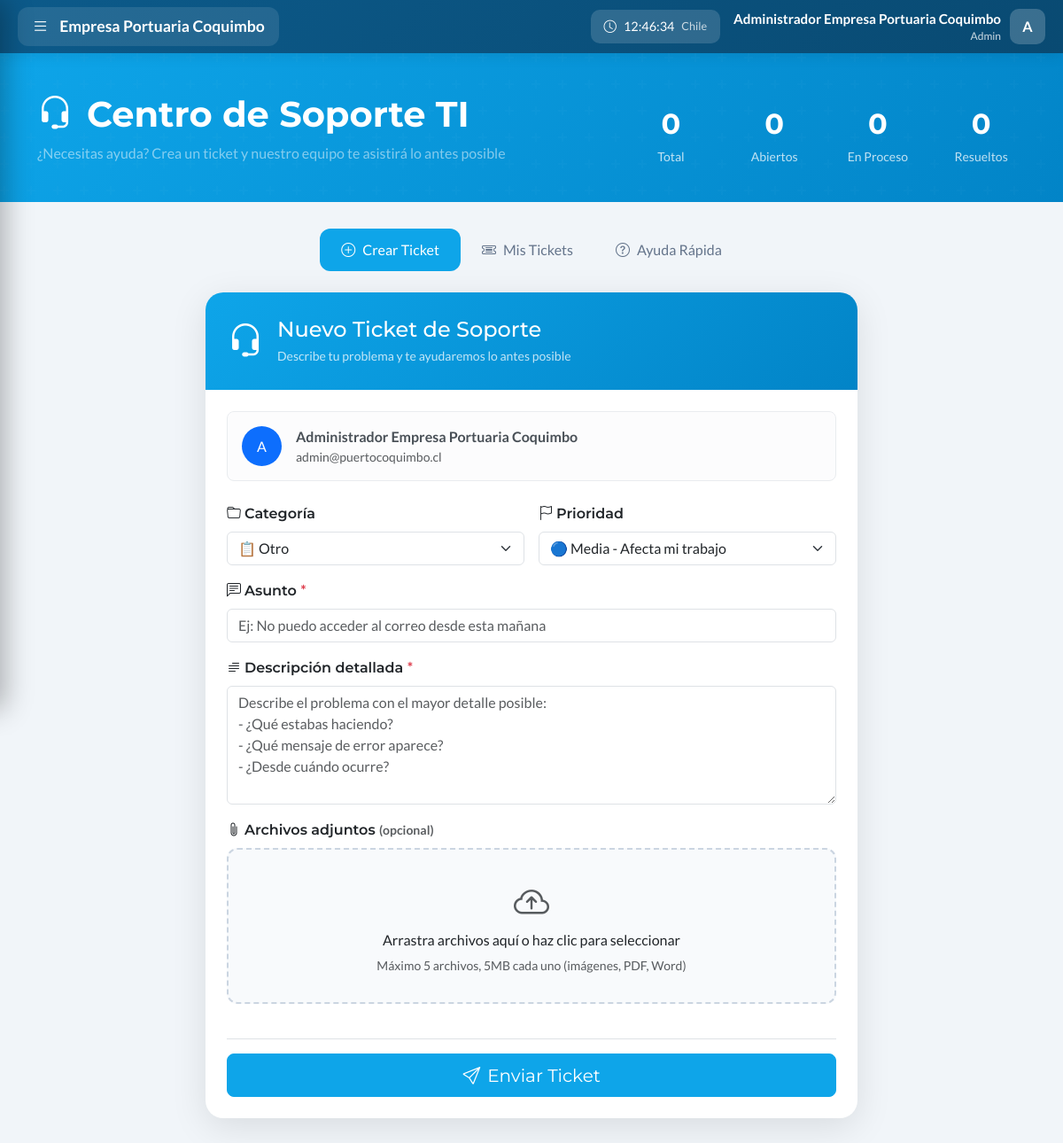
The app's page /intranet_soporte.php (signed in) with its own data.
### tables this page shows
CREATE TABLE IF NOT EXISTS users (
    id INT AUTO_INCREMENT PRIMARY KEY,
    name VARCHAR(100) NOT NULL,
    username VARCHAR(50) NOT NULL UNIQUE,
    email VARCHAR(150) NOT NULL UNIQUE,
    password VARCHAR(255) NOT NULL,
    role ENUM('admin', 'soporte', 'social', 'denuncia', 'user') NOT NULL DEFAULT 'user',
    is_active TINYINT(1) DEFAULT 1,
    last_login TIMESTAMP NULL,
    login_attempts INT DEFAULT 0,
    locked_until TIMESTAMP NULL,
    birthday DATE DEFAULT NULL,
    phone VARCHAR(20) DEFAULT NULL,
    department VARCHAR(100) DEFAULT NULL,
    position VARCHAR(100) DEFAULT NULL,
    avatar VARCHAR(255) DEFAULT NULL,
    bio TEXT DEFAULT NULL,
    created_at TIMESTAMP DEFAULT CURRENT_TIMESTAMP,
    updated_at TIMESTAMP DEFAULT CURRENT_TIMESTAMP ON UPDATE CURRENT_TIMESTAMP,
    INDEX idx_username (username),
    INDEX idx_email (email),
    INDEX idx_role (role)
);

### includes/autenticacion.php (called while the page is built, shortened)
<?php
function isLoggedIn() {
    return isset($_SESSION['logged_in']) && $_SESSION['logged_in'] === true;
}
function getCurrentUser() {
    global $pdo;
    $stmt = $pdo->prepare('SELECT id, name, username, email, role FROM users WHERE id = ?');
    $stmt->execute([$_SESSION['user_id']]);
    return $stmt->fetch();
}
?>

### public/intranet_soporte.php (the view, shortened to what this page needs)
<?php
require_once '../includes/bootstrap.php';
$user = getCurrentUser();
$activeTab = $_GET['tab'] ?? 'crear';
$stmt = $pdo->prepare('
    SELECT t.*,
           (SELECT COUNT(*) FROM ticket_comments WHERE ticket_id = t.id) as comment_count
    FROM tickets t
    WHERE t.user_id = ?
    ORDER BY t.created_at DESC
');
$stmt->execute([$user['id']]);
$myTickets = $stmt->fetchAll();
$ticketStats = [
    'total' => count($myTickets),
    'abiertos' => 0,
    'en_progreso' => 0,
    'resueltos' => 0
];
?>
<!DOCTYPE html>
<html lang="es">
<head>
    <link href="https://cdn.jsdelivr.net/npm/bootstrap@5.3.2/dist/css/bootstrap.min.css" rel="stylesheet">
    <link href="https://cdn.jsdelivr.net/npm/bootstrap-icons@1.11.1/font/bootstrap-icons.css" rel="stylesheet">
    <link href="css/intranet.css" rel="stylesheet">
</head>
<body class="has-sidebar">
    <?php include '../includes/barra_lateral.php'; ?>
    <div class="support-hero">
        <div class="container position-relative">
            <div class="row align-items-center">
                <div class="col-lg-7">
                    <h1 class="text-white fw-bold mb-2">
                        <i class="bi bi-headset me-3"></i>Centro de Soporte TI
                    </h1>
                    <p class="text-white-50 mb-0">
                        ¿Necesitas ayuda? Crea un ticket y nuestro equipo te asistirá lo antes posible
                    </p>
                </div>
                <div class="col-lg-5">
                    <div class="row g-3 mt-3 mt-lg-0">
                        <div class="col-6 col-md-3">
                            <div class="text-center text-white">
                                <div class="fs-2 fw-bold"><?= $ticketStats['total'] ?></div>
                                <small class="opacity-75">Total</small>
                            </div>
                        </div>
                        <div class="col-6 col-md-3">
                            <div class="text-center text-white">
                                <div class="fs-2 fw-bold"><?= $ticketStats['abiertos'] ?></div>
                                <small class="opacity-75">Abiertos</small>
                            </div>
                        </div>
                        <div class="col-6 col-md-3">
                            <div class="text-center text-white">
                                <div class="fs-2 fw-bold"><?= $ticketStats['en_progreso'] ?></div>
                                <small class="opacity-75">En Proceso</small>
                            </div>
                        </div>
                        <div class="col-6 col-md-3">
                            <div class="text-center text-white">
                                <div class="fs-2 fw-bold"><?= $ticketStats['resueltos'] ?></div>
                                <small class="opacity-75">Resueltos</small>
                            </div>
                        </div>
                    </div>
                </div>
            </div>
        </div>
    </div>
    <div class="container pb-5">
        <ul class="nav nav-pills mb-4 justify-content-center" id="supportTabs">
            <li class="nav-item">
                <a class="nav-link <?= $activeTab === 'crear' ? 'active' : '' ?>" data-bs-toggle="pill" href="#tab-crear">
                    <i class="bi bi-plus-circle me-2"></i>Crear Ticket
                </a>
            </li>
            <li class="nav-item">
                <a class="nav-link <?= $activeTab === 'mis-tickets' ? 'active' : '' ?>" data-bs-toggle="pill" href="#tab-tickets">
                    <i class="bi bi-ticket-detailed me-2"></i>Mis Tickets
                </a>
            </li>
            <li class="nav-item">
                <a class="nav-link" data-bs-toggle="pill" href="#tab-faq">
                    <i class="bi bi-question-circle me-2"></i>Ayuda Rápida
                </a>
            </li>
        </ul>
        <div class="tab-content">
            <div class="tab-pane fade <?= $activeTab === 'crear' ? 'show active' : '' ?>" id="tab-crear">
                <div class="row justify-content-center">
                    <div class="col-lg-8">
                        <div class="form-card">
                            <div class="form-header">
                                <div class="d-flex align-items-center">
                                    <div class="me-3">
                                        <i class="bi bi-headset" style="font-size: 2.5rem;"></i>
                                    </div>
                                    <div>
                                        <h4 class="mb-1">Nuevo Ticket de Soporte</h4>
                                        <p class="mb-0 opacity-75 small">Describe tu problema y te ayudaremos lo antes posible</p>
                                    </div>
                                </div>
                            </div>
                            <form method="POST" enctype="multipart/form-data" class="p-4">
                                <div class="alert alert-light rounded-3 mb-4">
                                    <div class="d-flex align-items-center">
                                        <div class="me-3">
                                            <div class="bg-primary text-white rounded-circle d-flex align-items-center justify-content-center" style="width: 45px; height: 45px;">
                                                <?= strtoupper(substr($user['name'], 0, 1)) ?>
                                            </div>
                                        </div>
                                        <div>
                                            <strong><?= htmlspecialchars($user['name']) ?></strong>
                                            <div class="small text-muted"><?= htmlspecialchars($user['email']) ?></div>
                                        </div>
                                    </div>
                                </div>
                                <div class="row g-3">
                                    <div class="col-md-6">
                                        <label class="form-label fw-semibold">
                                            <i class="bi bi-folder me-1"></i>Categoría
                                        </label>
                                        <select name="category" class="form-select" required>
                                            <option value="otro" selected>📋 Otro</option>
                                        </select>
                                    </div>
                                    <div class="col-md-6">
                                        <label class="form-label fw-semibold">
                                            <i class="bi bi-flag me-1"></i>Prioridad
                                        </label>
                                        <select name="priority" class="form-select" required>
                                            <option value="media" selected>🔵 Media - Afecta mi trabajo</option>
                                        </select>
                                    </div>
                                    <div class="col-12">
                                        <label class="form-label fw-semibold">
                                            <i class="bi bi-chat-left-text me-1"></i>Asunto <span class="text-danger">*</span>
                                        </label>
                                        <input type="text" name="title" class="form-control" required
                                               placeholder="Ej: No puedo acceder al correo desde esta mañana">
                                    </div>
                                    <div class="col-12">
                                        <label class="form-label fw-semibold">
                                            <i class="bi bi-text-paragraph me-1"></i>Descripción detallada <span class="text-danger">*</span>
                                        </label>
                                        <textarea name="description" class="form-control" rows="5" required
                                                  placeholder="Describe el problema con el mayor detalle posible:&#10;- ¿Qué estabas haciendo?&#10;- ¿Qué mensaje de error aparece?&#10;- ¿Desde cuándo ocurre?"></textarea>
                                    </div>
                                    <div class="col-12">
                                        <label class="form-label fw-semibold">
                                            <i class="bi bi-paperclip me-1"></i>Archivos adjuntos <small class="text-muted">(opcional)</small>
                                        </label>
                                        <div class="file-upload-area" onclick="document.getElementById('fileInput').click()">
                                            <i class="bi bi-cloud-arrow-up fs-1 text-muted"></i>
                                            <p class="mb-1">Arrastra archivos aquí o haz clic para seleccionar</p>
                                            <small class="text-muted">Máximo 5 archivos, 5MB cada uno (imágenes, PDF, Word)</small>
                                        </div>
                                    </div>
                                </div>
                                <div class="mt-4 pt-3 border-top">
                                    <button type="submit" class="btn btn-primary btn-lg w-100">
                                        <i class="bi bi-send me-2"></i>Enviar Ticket
                                    </button>
                                </div>
                            </form>
                        </div>
                    </div>
                </div>
            </div>
        </div>
    </div>
</body>
</html>

### includes/barra_lateral.php (shortened to what this page needs)
<div class="epco-topbar">
    <button class="epco-logo-btn" id="sidebarToggle" onclick="toggleSidebar()">
        <i class="bi bi-list menu-icon"></i>
        <span class="logo-text">Empresa Portuaria Coquimbo</span>
    </button>
    <div class="topbar-right">
        <div class="topbar-clock d-none d-md-flex">
            <i class="bi bi-clock"></i>
            <span id="chileTime">--:--:--</span>
            <small class="opacity-75">Chile</small>
        </div>
        <div class="topbar-user">
            <div class="topbar-user-info d-none d-md-block">
                <div class="topbar-user-name"><?= htmlspecialchars($user['name']) ?></div>
                <div class="topbar-user-role"><?= ucfirst($user['role']) ?></div>
            </div>
            <div class="dropdown">
                <div class="topbar-avatar" role="button" data-bs-toggle="dropdown">
                    <?= strtoupper(substr($user['name'], 0, 1)) ?>
                </div>
            </div>
        </div>
    </div>
</div>

### public/css/intranet.css (style rules this page uses)
:root { --primary: #0ea5e9; --primary-light: #0284c7; --primary-lighter: #2d4a6f; --accent: #3b82f6; --success: #10b981; --warning: #f59e0b; --danger: #ef4444; --gray-50: #f8fafc; --gray-100: #f1f5f9; --gray-200: #e2e8f0; --gray-300: #cbd5e1; --gray-400: #94a3b8; --gray-500: #64748b; --gray-600: #475569; --gray-700: #334155; --gray-800: #1e293b; --gray-900: #0f172a; }
* { font-family: 'Lato', sans-serif; }
h1, h2, h3, h4, h5, h6, .fw-bold, .fw-semibold, .navbar-brand, .btn, .badge { font-family: 'Montserrat', sans-serif; }
html { overflow-y: scroll; }
body { background: var(--gray-100); min-height: 100vh; }
.btn-primary { background: var(--primary); border-color: var(--primary); }

### public/intranet_soporte.php (style rules this page uses)
.support-hero { background: linear-gradient(135deg, #0ea5e9, #0284c7); padding: 40px 0; margin-bottom: 30px; position: relative; overflow: hidden; }
.support-hero::before { content: ''; position: absolute; top: 0; left: 0; right: 0; bottom: 0; opacity: 0.5; }
.form-card { background: white; border-radius: 20px; box-shadow: 0 10px 40px rgba(0,0,0,0.1); overflow: hidden; }
.form-header { background: linear-gradient(135deg, #0ea5e9, #0284c7); padding: 25px; color: white; }
.nav-pills .nav-link { color: #64748b; font-weight: 500; padding: 12px 24px; border-radius: 12px; transition: all 0.3s; }
.nav-pills .nav-link.active { background: #0ea5e9; color: white; }
.file-upload-area { border: 2px dashed #cbd5e1; border-radius: 12px; padding: 30px; text-align: center; background: #f8fafc; transition: all 0.3s; cursor: pointer; }

### includes/barra_lateral.php (style rules this page uses)
.epco-topbar { position: fixed; top: 0; left: 0; right: 0; height: 60px; background: linear-gradient(135deg, #0c5a8a 0%, #094a72 100%); z-index: 1001; display: flex; align-items: center; justify-content: space-between; padding: 0 20px; box-shadow: 0 2px 15px rgba(0,0,0,0.1); }
.epco-logo-btn { display: flex; align-items: center; gap: 12px; background: rgba(255,255,255,0.1); border: none; padding: 8px 16px; border-radius: 12px; cursor: pointer; transition: all 0.3s ease; color: white; }
.epco-logo-btn .logo-text { font-size: 1.1rem; font-weight: 700; }
.epco-logo-btn .menu-icon { font-size: 1.2rem; transition: transform 0.3s ease; }
.topbar-right { display: flex; align-items: center; gap: 15px; }
.topbar-clock { display: flex; align-items: center; gap: 8px; background: rgba(255,255,255,0.15); padding: 8px 15px; border-radius: 10px; color: white; font-size: 0.9rem; }
.topbar-user { display: flex; align-items: center; gap: 10px; color: white; }
.topbar-user-info { text-align: right; }
.topbar-user-name { font-weight: 600; font-size: 0.95rem; }
.topbar-user-role { font-size: 0.75rem; opacity: 0.8; }
.topbar-avatar { width: 40px; height: 40px; background: rgba(255,255,255,0.2); border-radius: 10px; display: flex; align-items: center; justify-content: center; font-weight: 600; font-size: 1rem; cursor: pointer; transition: all 0.3s; }
body.has-sidebar { padding-top: 60px; }

### records on screen
users: name "Administrador Empresa Portuaria Coquimbo", role "Admin", name "A", email "admin@puertocoquimbo.cl"

### other values on screen
$ticketStats['total'] "0"
$ticketStats['abiertos'] "0"
$ticketStats['en_progreso'] "0"
$ticketStats['resueltos'] "0"
